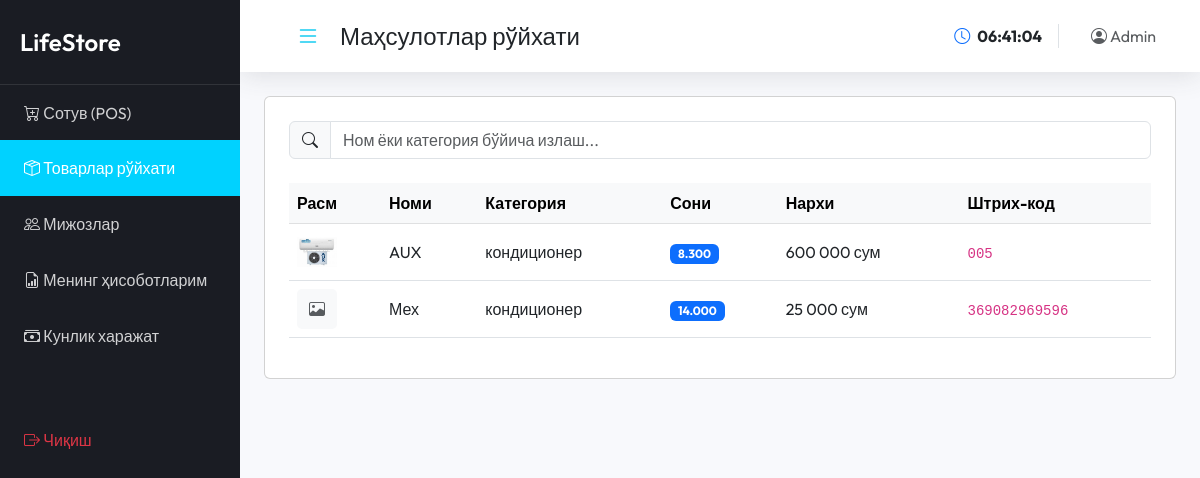
/cashier/products.php (signed in), run on an earlier commit of the app's database.
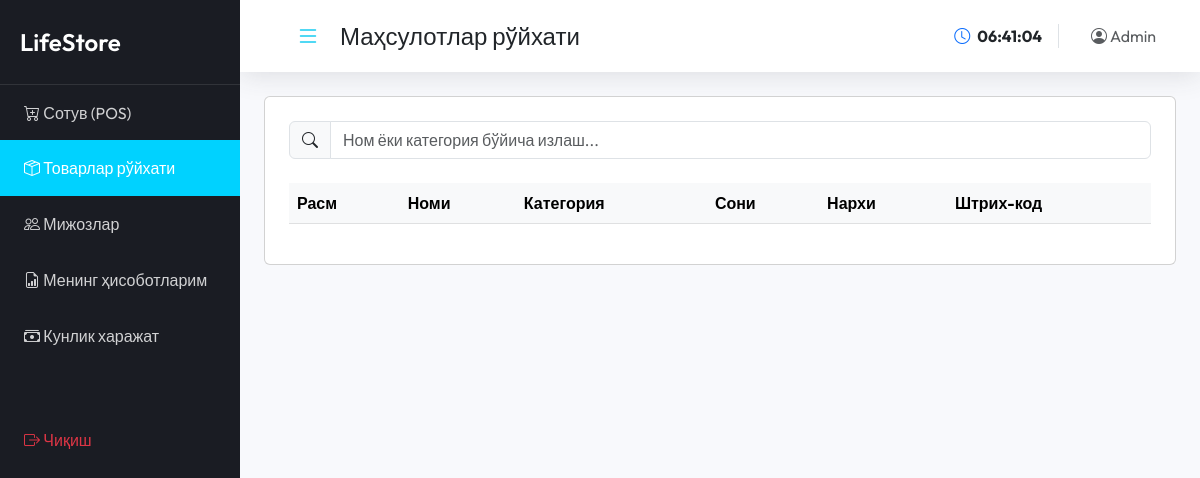
And on a later commit of the database.
### tables this page shows
CREATE TABLE `products` (
  `id` int(11) NOT NULL,
  `category_id` int(11) DEFAULT NULL,
  `name` varchar(255) NOT NULL,
  `quantity` decimal(15,3) DEFAULT '0.000',
  `cost_price` decimal(15,2) NOT NULL,
  `sale_price` decimal(15,2) NOT NULL,
  `barcode` varchar(100) DEFAULT NULL,
  `unit` varchar(50) DEFAULT 'шт',
  `image` varchar(255) DEFAULT NULL,
  `created_at` timestamp NULL DEFAULT CURRENT_TIMESTAMP
);

CREATE TABLE `categories` (
  `id` int(11) NOT NULL,
  `name` varchar(255) NOT NULL
);

### config.php (called while the page is built, shortened)
<?php
function formatMoney($amount) {
    return number_format($amount, 0, '.', ' ') . " сум";
}
?>

### cashier/products.php (the view, shortened to what this page needs)
<?php
require_once 'layout.php';
?>
<div class="card p-4">
    <div class="input-group mb-4">
        <span class="input-group-text"><i class="bi bi-search"></i></span>
        <input type="text" id="productListSearch" class="form-control" placeholder="Ном ёки категория бўйича излаш...">
    </div>
    <div class="table-responsive">
        <table class="table table-hover align-middle">
            <thead class="table-light">
                <tr>
                    <th>Расм</th>
                    <th>Номи</th>
                    <th>Категория</th>
                    <th>Сони</th>
                    <th>Нархи</th>
                    <th>Штрих-код</th>
                </tr>
            </thead>
            <tbody id="productTableBody">
                <?php
                $prods = $conn->query("SELECT p.*, c.name as category_name FROM products p LEFT JOIN categories c ON p.category_id = c.id ORDER BY p.name ASC");
                while($p = $prods->fetch_assoc()):
                ?>
                <tr class="<?php echo $p['quantity'] < 5 ? 'low-stock' : ''; ?>">
                    <td>
                        <?php if($p['image']): ?>
                            <img src="../<?php echo $p['image']; ?>" width="40" height="40" style="object-fit: cover; border-radius: 5px;">
                        <?php else: ?>
                            <div class="bg-light d-flex align-items-center justify-content-center" style="width: 40px; height: 40px; border-radius: 5px;"><i class="bi bi-image text-muted"></i></div>
                        <?php endif; ?>
                    </td>
                    <td><?php echo $p['name']; ?></td>
                    <td><?php echo $p['category_name']; ?></td>
                    <td><span class="badge <?php echo $p['quantity'] < 5 ? 'bg-danger' : 'bg-primary'; ?>"><?php echo $p['quantity']; ?></span></td>
                    <td><?php echo formatMoney($p['sale_price']); ?></td>
                    <td><code><?php echo $p['barcode']; ?></code></td>
                </tr>
                <?php endwhile; ?>
            </tbody>
        </table>
    </div>
</div>

What changed in the data, as far as the page shows it:
removed products: image (picture), name "AUX", category.name "кондиционер", quantity "8.300", sale_price "600 000 сум", barcode "005"
removed products: name "Мех", category.name "кондиционер", quantity "14.000", sale_price "25 000 сум", barcode "369082969596"
